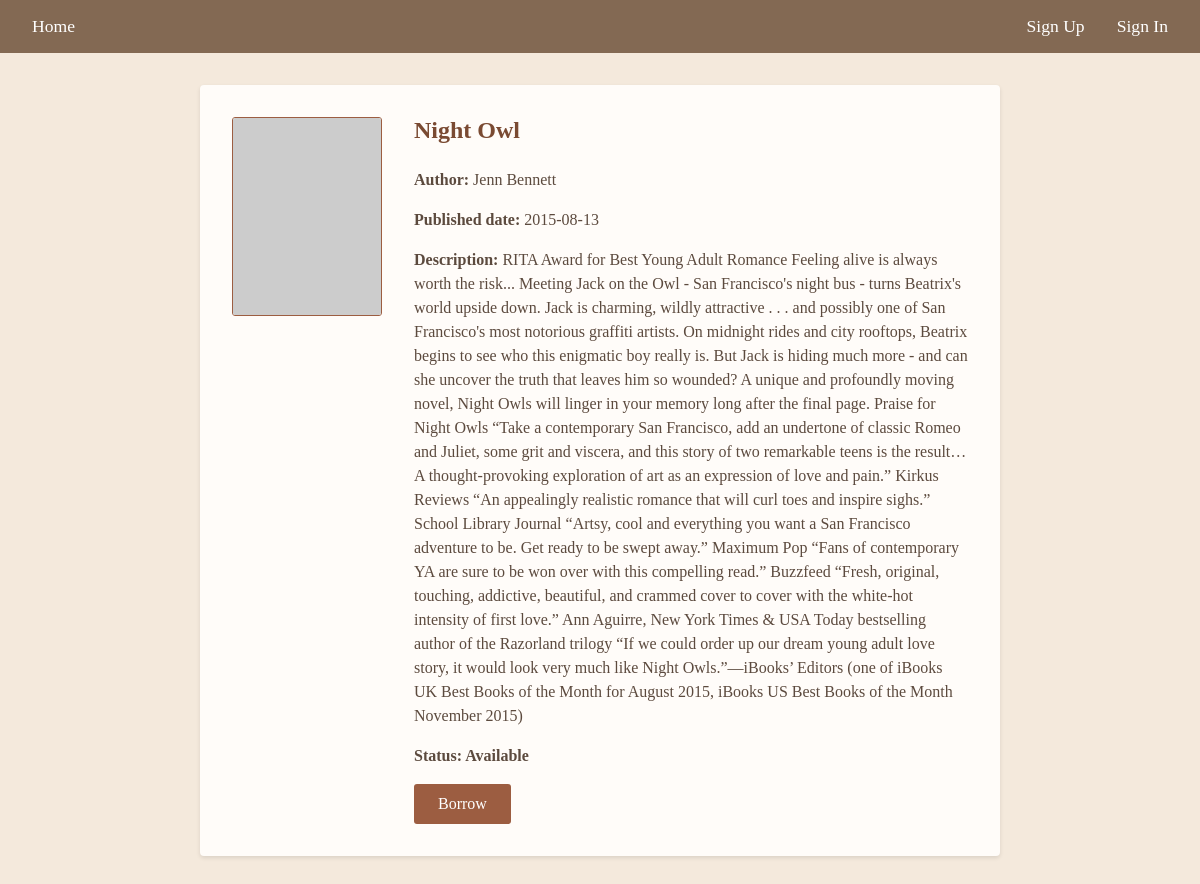
Page /Night Owl on the earlier database version.
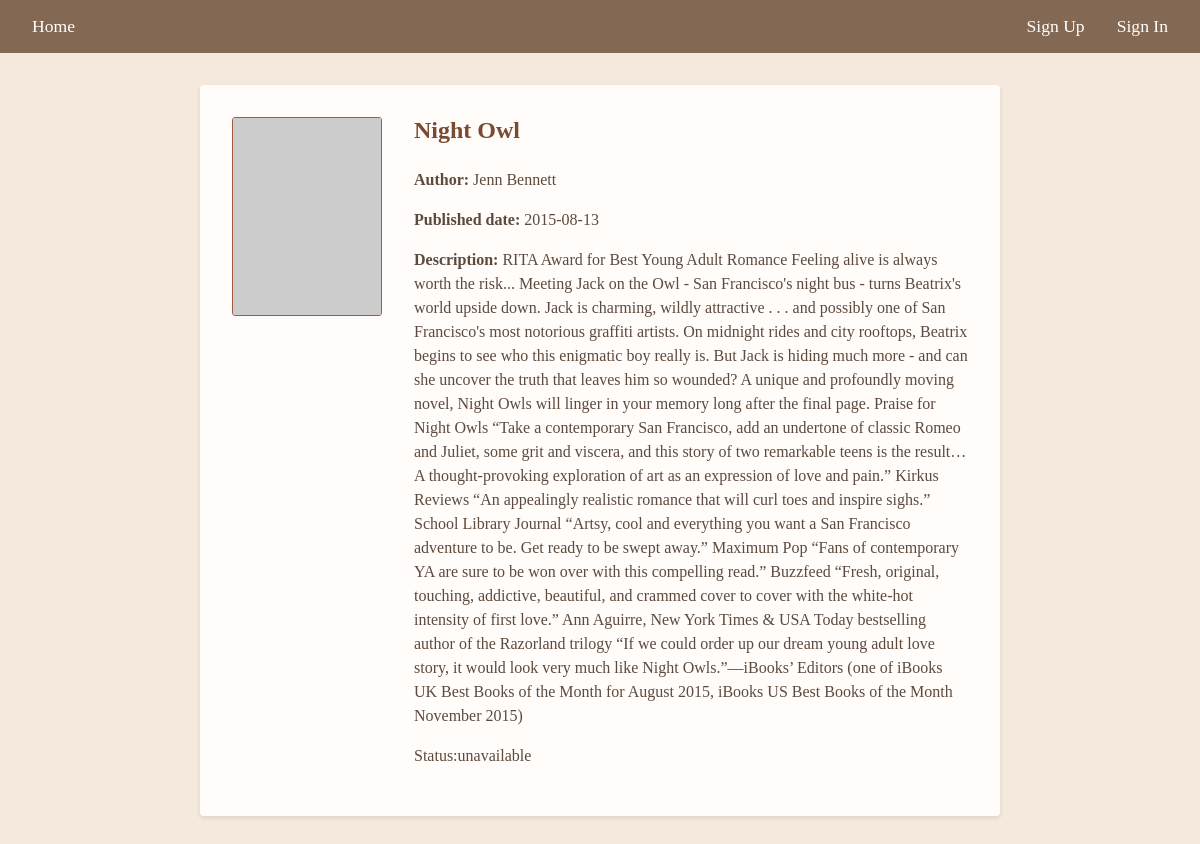
Same page on the later database version.
### tables this page shows
CREATE TABLE book (
            Bookid VARCHAR(255) NOT NULL PRIMARY KEY,
            Title CHAR(25) NOT NULL,
            Author CHAR(25),
            Status INTEGER(25),
            Description TEXT,
            Date TEXT,
            Img TEXT,
            Fine INT
            );

### main.py (the view, shortened to what this page needs)
@app.route("/<bookname>",methods=['GET', 'POST'])
def bookpage(bookname):
    print(bookname)
    data=table.fetchdata(bookname=bookname)
    name=table.findname()
    try:
        data=list(data)
        name=list(name)
    except:
        pass
    print(data)
    if data:
        form = Borrow()
        f2=Return()
        check=table.Signedin()
        if check:
            fin=table.checkusid()
            if fin:
                return render_template("book.html",data=data,name=name[0],form1=f2)
            return render_template("book.html",data=data,form=form,name=name[0])
        else:
            return render_template("book.html",data=data,form=form)
    else:
        return render_template('booknotfound.html')

### forms.py
class Borrow(FlaskForm):
    borrow = SubmitField('Borrow')

class Return(FlaskForm):
    rturn = SubmitField('Return')

### tableaction.py (called while the page is built)
    @contextmanager
    def _get_connection(self):
        conn = None
        try:
            conn = sqlite3.connect('mydatabase.db', timeout=10)
            conn.execute("PRAGMA busy_timeout = 5000")  # 5 second timeout
            yield conn
        except sqlite3.Error as e:
            print(f"Database error: {e}")
            raise
        finally:
            if conn:
                conn.close()

    def fetchdata(self,bookname:str):
       with self._get_connection() as conn:
            cursor = conn.cursor()
            cursor.execute("""
            SELECT * FROM book
            WHERE Title = ?
            """, (bookname,))
            row = cursor.fetchone()
            conn.close()
            if row:
                self.bid=row[0]
                print(self.bid)
                return row
            else:
                return False

    def findname(self):
        with self._get_connection() as conn:
            cursor = conn.cursor()
            cursor.execute("""
                SELECT First_Name FROM user
                WHERE Userid = ?
                """, (self.i,))
            name = cursor.fetchone()
            return name

    def Signedin(self):
        return self.signedin

### templates/book.html (shortened to what this page needs)
<!DOCTYPE html>
<html lang="en">
<head>
</head>
<body>
    <nav>
        <a href="{{ url_for('home') }}" class="home-link">Home</a>
        <div class="auth-links">
            {% if name %}
            <a href="{{url_for('profile',username=name)}}" class="welcome-text">{{name}}</a>
            {% else %}
                <a href="{{ url_for('signup') }}">Sign Up</a>
                <a href="{{ url_for('signin') }}">Sign In</a>
            {% endif %}
        </div>
    </nav>
    <div class="book-container">
        <div class="book-cover">
            <img
                src={{data[6]}}
                alt="{{ data[1] }} Cover"
                onerror="this.onerror=null; this.src='https://via.placeholder.com/150x200?text=No+Cover';"
            >
        </div>
        <div class="book-details">
            <h1 class="book-title">{{ data[1] }}</h1>
            <p><strong>Author:</strong> {{ data[2] }}</p>
            <p><strong>Published date:</strong> {{ data[5] }}</p>
            <p><strong>Description:</strong> {{ data[4] }}</p>
            {% if form1 %}
                <form method="POST">
                    {{ form1.hidden_tag() }}
                    {{ form1.rturn(class="btn btn-primary") }}
                </form>
            {% else %}
                {% if data[3]==0 %}
                <p class="status-available">Status: Available</p>
                <form method="POST">
                    {{ form.borrow(class="btn btn-primary") }}
                </form>
                {% else %}
                    <p>Status:unavailable</p>
                {% endif %}
            {% endif %}
        </div>
    </div>
</body>
</html>

### templates/book.html (style rules this page uses)
* { margin: 0; padding: 0; box-sizing: border-box; font-family: 'Georgia', serif; }
body { background-color: #F4E9DC; min-height: 100vh; }
nav { background-color: #836953; padding: 1rem 2rem; display: flex; justify-content: space-between; align-items: center; }
.home-link { color: #FFFFFF; text-decoration: none; font-size: 1.1rem; transition: color 0.3s ease; }
.auth-links { display: flex; gap: 2rem; align-items: center; }
.auth-links a { color: #FFFFFF; text-decoration: none; font-size: 1.1rem; transition: color 0.3s ease; }
.book-container { max-width: 800px; margin: 2rem auto; padding: 2rem; background-color: #FFFCF9; border-radius: 4px; box-shadow: 0 2px 4px rgba(0,0,0,0.1); display: flex; gap: 2rem; }
.book-cover img { width: 150px; height: auto; border: 1px solid #9C5D41; border-radius: 3px; }
.book-details { flex: 1; }
.book-details p { margin-bottom: 1rem; color: #5C4A3E; line-height: 1.5; }
.book-title { font-size: 1.5rem; font-weight: bold; color: #7A4A32; margin-bottom: 1.5rem; }

Differences in the rows shown:
changed book "Night Owl": Status 0 → 1 (drawn)
Other differences:
form field borrow: "Borrow" → (not shown)
text no longer shown: "Status: Available"
text now shown: "Status:unavailable"
